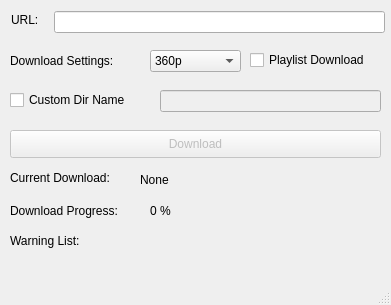
<?xml version="1.0" encoding="UTF-8"?>
<ui version="4.0">
 <class>MainWindow</class>
 <widget class="QMainWindow" name="MainWindow">
  <property name="geometry">
   <rect>
    <x>0</x>
    <y>0</y>
    <width>391</width>
    <height>305</height>
   </rect>
  </property>
  <property name="sizePolicy">
   <sizepolicy hsizetype="Fixed" vsizetype="Fixed">
    <horstretch>0</horstretch>
    <verstretch>0</verstretch>
   </sizepolicy>
  </property>
  <property name="windowTitle">
   <string>MainWindow</string>
  </property>
  <widget class="QWidget" name="centralwidget">
   <widget class="QLineEdit" name="url_box">
    <property name="geometry">
     <rect>
      <x>54</x>
      <y>11</y>
      <width>331</width>
      <height>22</height>
     </rect>
    </property>
    <property name="sizePolicy">
     <sizepolicy hsizetype="Expanding" vsizetype="Fixed">
      <horstretch>0</horstretch>
      <verstretch>0</verstretch>
     </sizepolicy>
    </property>
   </widget>
   <widget class="QLabel" name="url_text">
    <property name="geometry">
     <rect>
      <x>11</x>
      <y>11</y>
      <width>36</width>
      <height>18</height>
     </rect>
    </property>
    <property name="font">
     <font>
      <pointsize>9</pointsize>
     </font>
    </property>
    <property name="text">
     <string>URL: </string>
    </property>
   </widget>
   <widget class="QCheckBox" name="is_playlist_check">
    <property name="geometry">
     <rect>
      <x>250</x>
      <y>50</y>
      <width>141</width>
      <height>20</height>
     </rect>
    </property>
    <property name="font">
     <font>
      <pointsize>9</pointsize>
     </font>
    </property>
    <property name="text">
     <string>Playlist Download</string>
    </property>
   </widget>
   <widget class="QPushButton" name="download_button">
    <property name="enabled">
     <bool>false</bool>
    </property>
    <property name="geometry">
     <rect>
      <x>10</x>
      <y>130</y>
      <width>371</width>
      <height>28</height>
     </rect>
    </property>
    <property name="text">
     <string>Download</string>
    </property>
   </widget>
   <widget class="QCheckBox" name="custom_dir_name_check">
    <property name="geometry">
     <rect>
      <x>10</x>
      <y>90</y>
      <width>151</width>
      <height>20</height>
     </rect>
    </property>
    <property name="font">
     <font>
      <pointsize>9</pointsize>
     </font>
    </property>
    <property name="text">
     <string>Custom Dir Name</string>
    </property>
   </widget>
   <widget class="QLineEdit" name="custom_dir_name_box">
    <property name="enabled">
     <bool>false</bool>
    </property>
    <property name="geometry">
     <rect>
      <x>160</x>
      <y>90</y>
      <width>221</width>
      <height>22</height>
     </rect>
    </property>
    <property name="sizePolicy">
     <sizepolicy hsizetype="Expanding" vsizetype="Fixed">
      <horstretch>0</horstretch>
      <verstretch>0</verstretch>
     </sizepolicy>
    </property>
    <property name="readOnly">
     <bool>false</bool>
    </property>
   </widget>
   <widget class="QLabel" name="curr_download_line">
    <property name="geometry">
     <rect>
      <x>10</x>
      <y>170</y>
      <width>131</width>
      <height>16</height>
     </rect>
    </property>
    <property name="font">
     <font>
      <pointsize>9</pointsize>
     </font>
    </property>
    <property name="text">
     <string>Current Download:</string>
    </property>
   </widget>
   <widget class="QLabel" name="curr_download_text">
    <property name="geometry">
     <rect>
      <x>140</x>
      <y>170</y>
      <width>241</width>
      <height>20</height>
     </rect>
    </property>
    <property name="font">
     <font>
      <pointsize>9</pointsize>
     </font>
    </property>
    <property name="text">
     <string>None</string>
    </property>
   </widget>
   <widget class="QLabel" name="progress_line">
    <property name="geometry">
     <rect>
      <x>10</x>
      <y>200</y>
      <width>131</width>
      <height>21</height>
     </rect>
    </property>
    <property name="font">
     <font>
      <pointsize>9</pointsize>
     </font>
    </property>
    <property name="text">
     <string>Download Progress:</string>
    </property>
   </widget>
   <widget class="QLabel" name="progress_text">
    <property name="geometry">
     <rect>
      <x>150</x>
      <y>200</y>
      <width>241</width>
      <height>21</height>
     </rect>
    </property>
    <property name="font">
     <font>
      <pointsize>9</pointsize>
     </font>
    </property>
    <property name="text">
     <string>0 %</string>
    </property>
   </widget>
   <widget class="QLabel" name="status_line">
    <property name="geometry">
     <rect>
      <x>10</x>
      <y>230</y>
      <width>91</width>
      <height>21</height>
     </rect>
    </property>
    <property name="font">
     <font>
      <pointsize>9</pointsize>
     </font>
    </property>
    <property name="text">
     <string>Warning List:</string>
    </property>
   </widget>
   <widget class="QLabel" name="status_text">
    <property name="geometry">
     <rect>
      <x>100</x>
      <y>230</y>
      <width>271</width>
      <height>21</height>
     </rect>
    </property>
    <property name="font">
     <font>
      <pointsize>9</pointsize>
     </font>
    </property>
    <property name="text">
     <string/>
    </property>
   </widget>
   <widget class="QLabel" name="download_settings_text">
    <property name="geometry">
     <rect>
      <x>10</x>
      <y>50</y>
      <width>131</width>
      <height>21</height>
     </rect>
    </property>
    <property name="font">
     <font>
      <pointsize>9</pointsize>
     </font>
    </property>
    <property name="text">
     <string>Download Settings:</string>
    </property>
   </widget>
   <widget class="QComboBox" name="download_setting_option">
    <property name="geometry">
     <rect>
      <x>150</x>
      <y>50</y>
      <width>91</width>
      <height>22</height>
     </rect>
    </property>
    <property name="font">
     <font>
      <pointsize>9</pointsize>
     </font>
    </property>
    <property name="currentIndex">
     <number>2</number>
    </property>
    <item>
     <property name="text">
      <string>144p</string>
     </property>
    </item>
    <item>
     <property name="text">
      <string>240p</string>
     </property>
    </item>
    <item>
     <property name="text">
      <string>360p</string>
     </property>
    </item>
    <item>
     <property name="text">
      <string>480p</string>
     </property>
    </item>
    <item>
     <property name="text">
      <string>720p</string>
     </property>
    </item>
    <item>
     <property name="text">
      <string>1080p</string>
     </property>
    </item>
    <item>
     <property name="text">
      <string>audio</string>
     </property>
    </item>
   </widget>
  </widget>
  <widget class="QMenuBar" name="menubar">
   <property name="geometry">
    <rect>
     <x>0</x>
     <y>0</y>
     <width>391</width>
     <height>26</height>
    </rect>
   </property>
  </widget>
  <widget class="QStatusBar" name="statusbar"/>
 </widget>
 <resources/>
 <connections/>
</ui>
